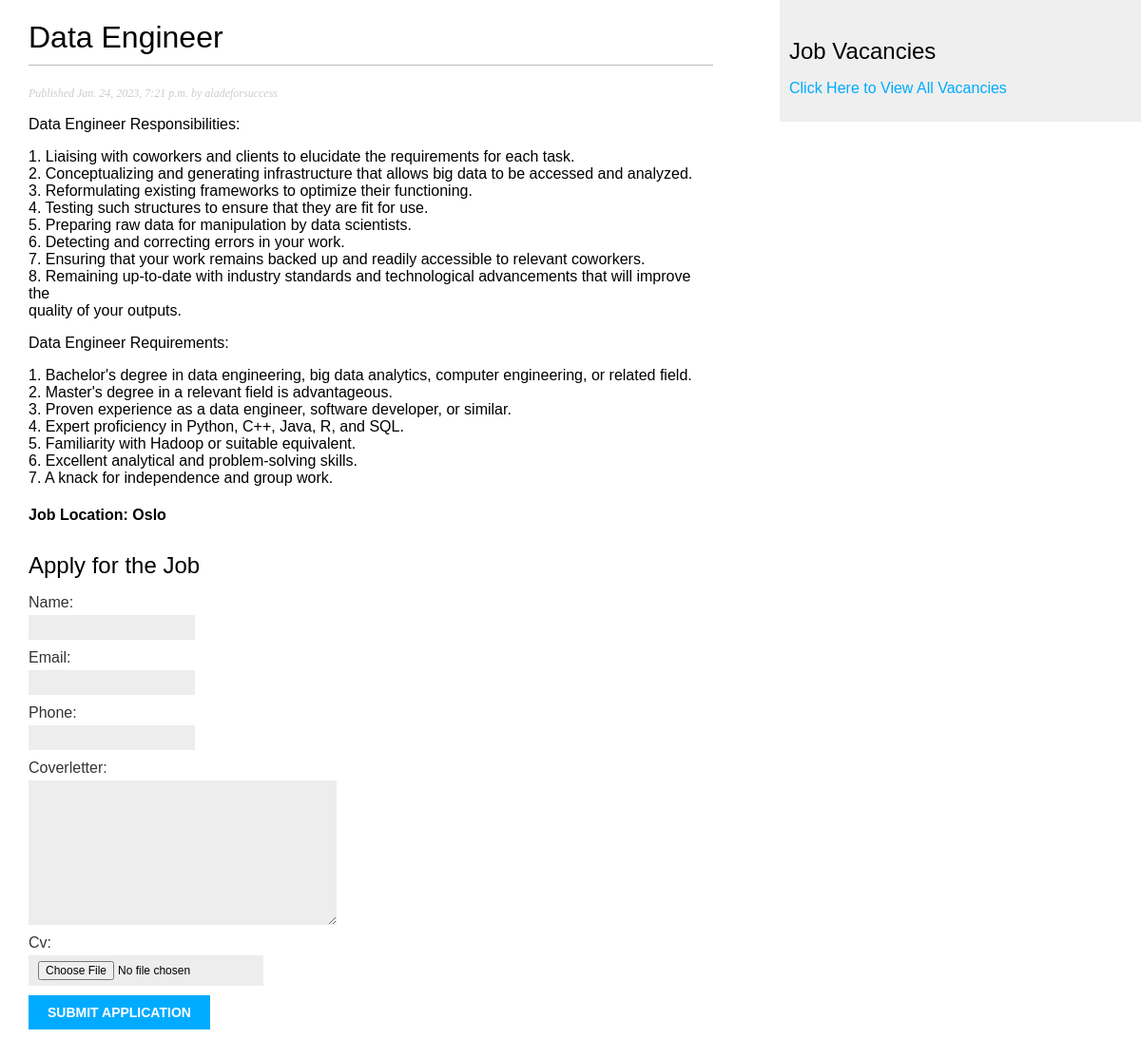
The page /job/4/ on the database its author committed.
### jobAPP/models.py (models this page shows, shortened)
class Job_Model(models.Model):
    class Status(models.TextChoices):
        DRAFT = 'DF', 'Draft'
        PUBLISHED = 'PB', 'Published'
    title = models.CharField(max_length=250)
    slug = models.SlugField(max_length=250, unique_for_date='publish')
    recruiter = models.ForeignKey(User, on_delete=models.CASCADE, related_name='job_posts')
    body = models.TextField()
    location = models.CharField(max_length=250)
    publish = models.DateTimeField(default=timezone.now)
    created = models.DateTimeField(auto_now_add=True)
    updated = models.DateTimeField(auto_now=True)
    status = models.CharField(max_length=2, choices=Status.choices, default=Status.DRAFT)
    objects = models.Manager()       # The default manager.
    published = PublishedManager()   # Our Custom Manager.
    class Meta:
        ordering = ['-publish']
        indexes = [
            models.Index(fields=['-publish']),
        ]

### jobAPP/views.py (the view)
# urls.py: path('<int:id>/', views.job_detail, name='job_detail'),
def job_detail(request, id):
    form = ApplicationForm()
    post = get_object_or_404(Job_Model, id=id, status=Job_Model.Status.PUBLISHED)
    return render(request, 'job/post/detail.html', {'post': post, 'form': form})

### jobAPP/forms.py
class ApplicationForm(forms.ModelForm):
    class Meta:
        model = Application
        fields = ['name', 'email', 'phone', 'coverletter', 'cv']

### jobAPP/templates/job/post/detail.html (shortened to what this page needs)
{% extends "job/base.html" %}
{% block content %}
  <h1>{{ post.title }}</h1>
  <p class="date">
    Published {{ post.publish }} by {{ post.recruiter }}
  </p>
  {{ post.body|linebreaks }}
  <p class="date">
    <h4>Job Location: {{ post.location }}</h4>
  </p>
  {% include "job/post/include/application_form.html" %}
{% endblock %}

### static/css/blog.css (style rules this page uses)
body { margin:0; padding:0; font-family:helvetica, sans-serif; }
h1 { font-weight:normal; border-bottom:1px solid #bbb; padding:0 0 10px 0; }
p.date { color:#ccc; font-family: georgia, serif; font-size: 12px; font-style: italic; }
label { float:left; clear:both; color:#333; margin-bottom:4px; }
input, textarea { clear:both; float:left; margin:0 0 10px; background:#ededed; border:0; padding:6px 10px; font-size:12px; }

### rows shown on the page
Job_Model: title "Data Engineer", publish "Jan. 24, 2023, 7:21 p.m.", recruiter "aladeforsuccess", body "Data Engineer Responsibilities: 1. Liaising with coworkers and clients to elucidate the requirements for each task. 2. Conceptualizing and generating infrastructure that allows big data to be accessed and analyzed. 3. Reformulating existing frameworks to optimize their functioning. 4. Testing such structures to ensure that they are fit for use. 5. Preparing raw data for manipulation by data scientists. 6. Detecting and correcting errors in your work. 7. Ensuring that your work remains backed up and readily accessible to relevant coworkers. 8. Remaining up-to-date with industry standards and technological advancements that will improve the quality of your outputs. Data Engineer Requirements:…", location "Oslo"
